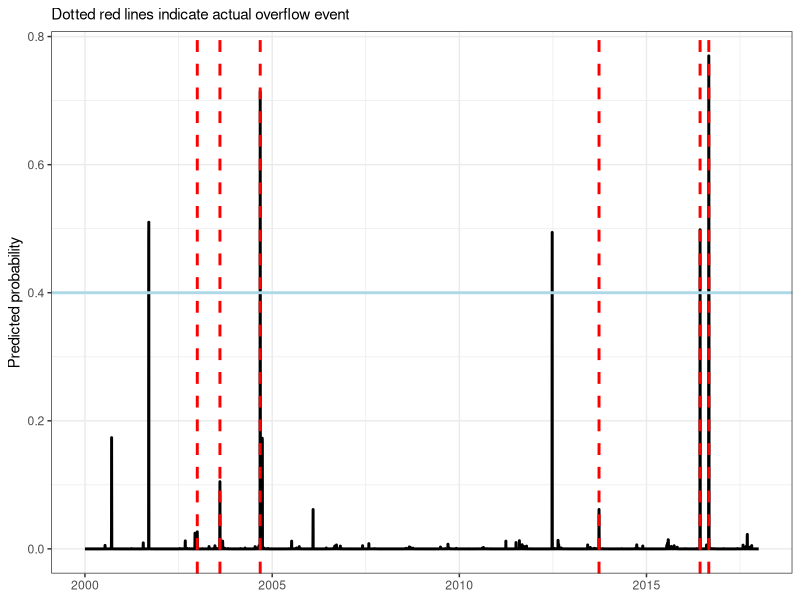

R code for this plot:
## ---- chunk 1
knitr::opts_chunk$set(echo = T, warning = F, message = F, fig.path = 'figs/', dev.args = list(family = 'serif'))
## ---- chunk 2
library(tidyverse)
library(here)
library(lubridate)

# import data
indvar0 <- read.csv(here::here('data/data-raw/LR_final_indvar0.csv'), stringsAsFactors = F)
depvar0 <- read.csv(here::here('data/data-raw/LR_final_depvar0.csv'), stringsAsFactors = F)

# combine independent, dependent, rename some things
dat <- bind_cols(depvar0, indvar0) %>% 
  select(
    overflow = DepVar, 
    precp = `indvar0...1.`,
    var2 = `indvar0...2.`,
    water = `indvar0...3.`, 
    var4 = `indvar0...4.`, 
    date = stime0
  ) %>% 
  mutate(date = dmy(date))
## ---- chunk 3
# model
mod <- glm(overflow ~ precp + water + var2 + var4, family =binomial(link = "logit"), data = dat)

# add predictions to input dataset
# predictions with pr > 0.4 indicate overflow
dat <- dat %>% 
  mutate(
    prd = predict(mod, type = 'resp'), 
    prdbin = ifelse(prd > 0.4, 1, 0)
  )
## ---- chunk 4
# contingency table of results
table(dat[, c('overflow', 'prdbin')])
## ---- chunk 5
ggplot(dat, aes(x = date, y = prd)) + 
  geom_line(size = 1) + 
  geom_vline(data = dat[dat$overflow == 1, ], aes(xintercept = date), linetype = 'dashed', color = 'red', size = 1) + 
  geom_hline(yintercept = 0.4, color = 'lightblue', size = 1) + 
  theme_bw() + 
  labs(x = NULL, y = 'Predicted probability', subtitle = "Dotted red lines indicate actual overflow event")
